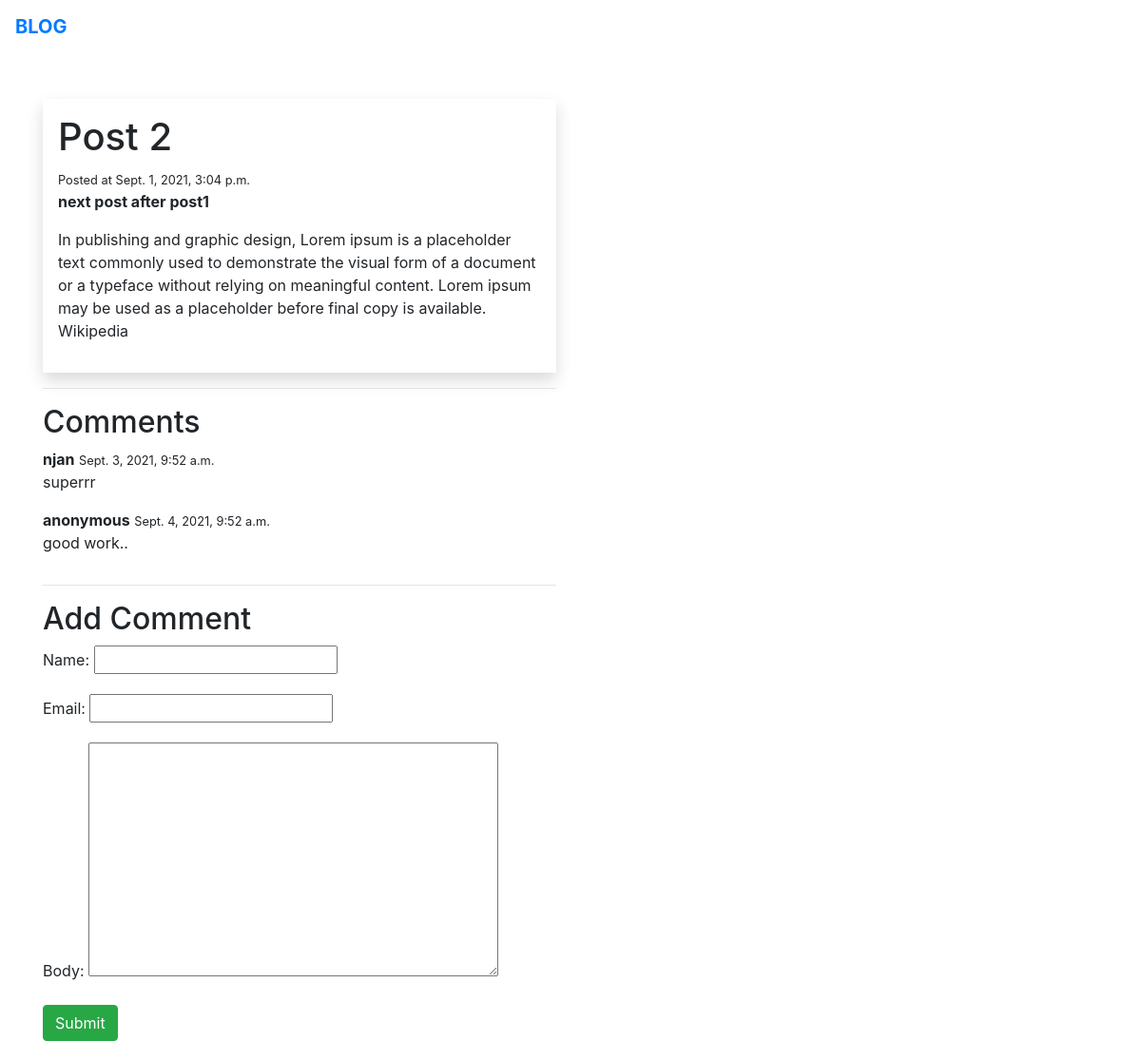
The page /post-2/ on the database its author committed.
### blog/models.py (models this page shows)
class Post(models.Model):
    title = models.CharField(max_length=255)
    slug = models.SlugField()
    intro = models.TextField()
    body = models.TextField()
    date_added = models.DateTimeField(auto_now_add=True)
    class Meta:
        ordering = ['-date_added']

class Comment(models.Model) :
    post = models.ForeignKey(Post, related_name='comments', on_delete=models.CASCADE)
    name = models.CharField(max_length=255)
    email = models.EmailField()
    body = models.TextField()
    date_added = models.DateTimeField(auto_now_add=True)
    class Meta:
        ordering = ['date_added']

### blog/views.py (the view)
# urls.py: path('<slug:slug>/', index, name='index'),
def index(request, slug):
    post = Post.objects.get(slug=slug)
    if request.method == 'POST':
        form = CommentForm(request.POST)
        if form.is_valid():
            comment = form.save(commit=False)
            comment.post = post
            comment.save()
            return redirect('index', slug=post.slug)
    else:
        form = CommentForm()
    return render(request, 'index.html', {'post': post, 'form': form})

### blog/forms.py
class CommentForm(forms.ModelForm):
    class Meta:
        model = Comment
        fields = ['name', 'email', 'body']

### blog/templates/index.html (shortened to what this page needs)
{% extends 'base.html' %}
{% block content %}
                   <div class="p-3 shadow">
<h1 class="title">{{ post.title }}</h1>
<small> Posted at {{ post.date_added }}</small>
<p><strong>{{ post.intro }}</strong></p>
<p>{{ post.body }}</p>
                   </div>
<hr>
<h2 class="subtitle">Comments</h2>
{% for comment in post.comments.all %}
<article class="media">
    <div class="media-content">
        <div class="content">
            <p>
                <strong>{{ comment.name }}</strong> <small>{{ comment.date_added }}</small>
                <br>
                {{ comment.body }}
            </p>
        </div>
    </div>
</article>
{% empty %}
<div class="notification">
    <p>No comments yet!</p>
</div>
{% endfor %}
<hr>
<h2 class="subtitle">Add Comment</h2>
<form method="post"  action=".">
    {{ form.as_p }}
    <div class="field">
        <div class="control">
            <button class="btn btn-success">Submit</button>
        </div>
    </div>
</form>
{% endblock %}

### rows shown on the page
Post: title "Post 2", date_added "Sept. 1, 2021, 3:04 p.m.", intro "next post after post1", body "In publishing and graphic design, Lorem ipsum is a placeholder text commonly used to demonstrate the visual form of a document or a typeface without relying on meaningful content. Lorem ipsum may be used as a placeholder before final copy is available. Wikipedia"
Comment: name "njan", date_added "Sept. 3, 2021, 9:52 a.m.", body "superrr"
Comment: name "anonymous", date_added "Sept. 4, 2021, 9:52 a.m.", body "good work.."
